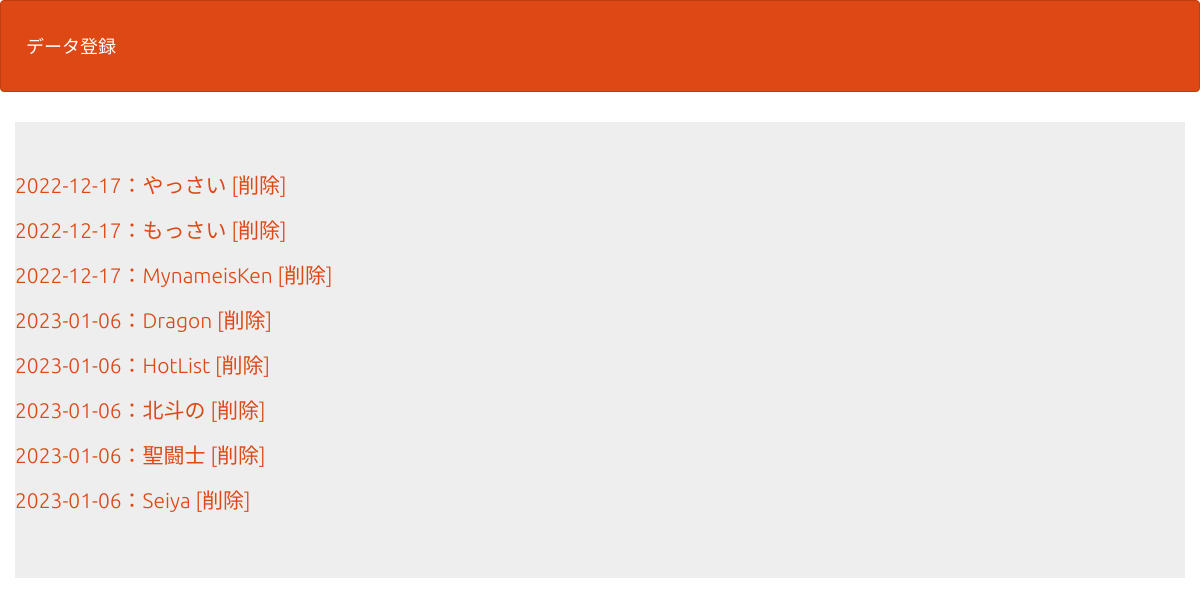
The page /kadai08_main/select.php on the database its author committed.
### tables this page shows
CREATE TABLE `gs_an_table_gym` (
  `id` int(12) NOT NULL,
  `name` varchar(64) NOT NULL,
  `email` varchar(128) NOT NULL,
  `age` int(3) NOT NULL,
  `type` varchar(128) NOT NULL,
  `record` int(10) NOT NULL,
  `date` date NOT NULL
);

### kadai08_main/select.php (the view, shortened to what this page needs)
<?php
try {
  $db_name = 'gs_db';
  $db_id   = 'root';
  $db_pw   = '';
  $db_host = 'localhost';
  $pdo = new PDO('mysql:dbname=' . $db_name . ';charset=utf8;host=' . $db_host, $db_id, $db_pw);
} catch (PDOException $e) {
  exit('DBConnectError'.$e->getMessage());
}
$stmt = $pdo->prepare("SELECT * FROM gs_an_table_gym;");
$status = $stmt->execute();
$view="";
if ($status==false) {
  $error = $stmt->errorInfo();
  exit("ErrorQuery:".$error[2]);
}else{
  while ($result = $stmt->fetch(PDO::FETCH_ASSOC)) {
    $view .= '<p>';
        $view .= '<a href="detail.php?id=' . $result['id'] .  '">';
    $view .= $result['date'] . '：' . $result['name'];
        $view .= '</a>';
    $view .= '<a href="delete.php?id=' . $result['id'] .  '">';
    $view .= ' [削除] ' ;
    $view .= '</a>';
    $view .= '</p>';
  }
}
?>
<!DOCTYPE html>
<html lang="ja">
<head>
<link rel="stylesheet" href="css/range.css">
<link href="css/bootstrap.min.css" rel="stylesheet">
</head>
<body id="main">
<header>
  <nav class="navbar navbar-default">
    <div class="container-fluid">
      <div class="navbar-header">
      <a class="navbar-brand" href="index.php">データ登録</a>
      </div>
    </div>
  </nav>
</header>
<div>
    <div class="container jumbotron"><?= $view ?></div>
</div>
</body>
</html>

### kadai08_main/select.php (style rules this page uses)
div { padding: 10px;font-size:16px; }

### rows shown on the page
gs_an_table_gym: value "2022-12-17：やっさい [削除]"
gs_an_table_gym: value "2022-12-17：もっさい [削除]"
gs_an_table_gym: value "2022-12-17：MynameisKen [削除]"
gs_an_table_gym: value "2023-01-06：Dragon [削除]"
gs_an_table_gym: value "2023-01-06：HotList [削除]"
gs_an_table_gym: value "2023-01-06：北斗の [削除]"
gs_an_table_gym: value "2023-01-06：聖闘士 [削除]"
gs_an_table_gym: value "2023-01-06：Seiya [削除]"
